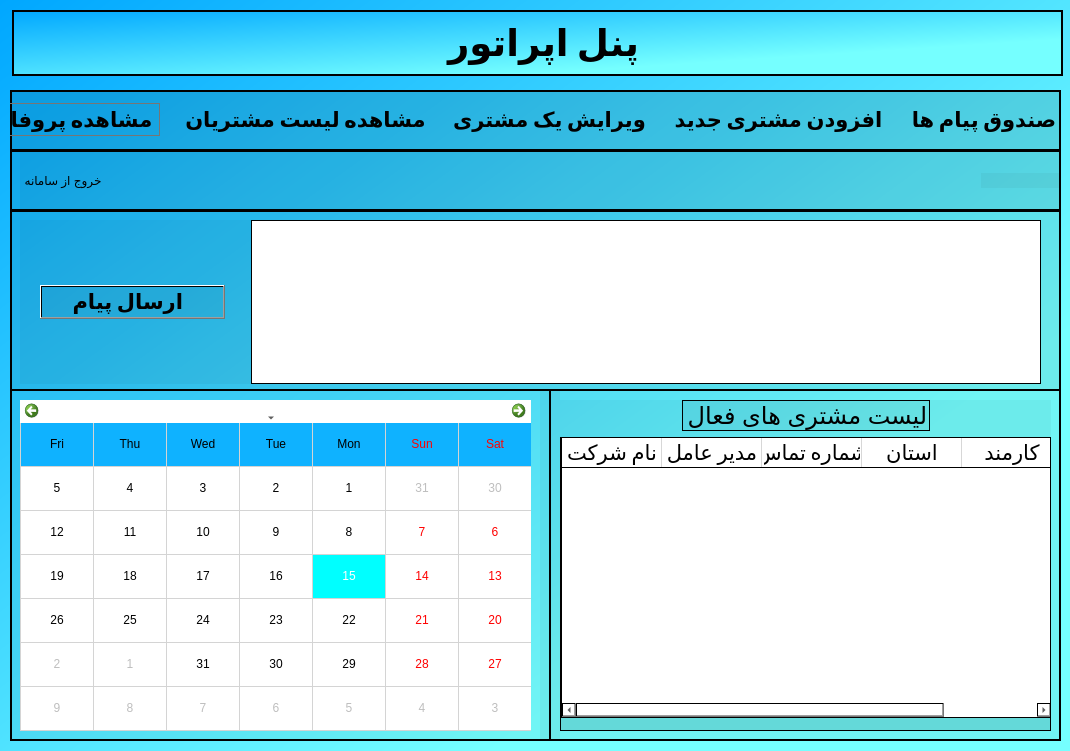
<?xml version="1.0" encoding="UTF-8"?>
<ui version="4.0">
 <class>Operator</class>
 <widget class="QDialog" name="Operator">
  <property name="geometry">
   <rect>
    <x>0</x>
    <y>0</y>
    <width>1070</width>
    <height>751</height>
   </rect>
  </property>
  <property name="minimumSize">
   <size>
    <width>1070</width>
    <height>751</height>
   </size>
  </property>
  <property name="maximumSize">
   <size>
    <width>1070</width>
    <height>751</height>
   </size>
  </property>
  <property name="font">
   <font>
    <family>Calibri</family>
    <pointsize>16</pointsize>
   </font>
  </property>
  <property name="windowTitle">
   <string>کارمند اپراتور</string>
  </property>
  <property name="windowIcon">
   <iconset>
    <normalon>:/files/icons8_change_48px.png</normalon>
   </iconset>
  </property>
  <property name="styleSheet">
   <string notr="true">background-color: qlineargradient(spread:pad, x1:0, y1:0, x2:0.739, y2:0.71, stop:0 rgba(0, 167, 255, 255), stop:1 rgba(117, 255, 255, 255));</string>
  </property>
  <widget class="QFrame" name="frame">
   <property name="geometry">
    <rect>
     <x>10</x>
     <y>90</y>
     <width>1051</width>
     <height>651</height>
    </rect>
   </property>
   <property name="styleSheet">
    <string notr="true">background-color: qlineargradient(spread:pad, x1:0, y1:0, x2:1, y2:1, stop:1 rgba(0, 0, 0, 10));</string>
   </property>
   <property name="frameShape">
    <enum>QFrame::Box</enum>
   </property>
   <property name="frameShadow">
    <enum>QFrame::Plain</enum>
   </property>
   <property name="lineWidth">
    <number>2</number>
   </property>
   <widget class="QWidget" name="layoutWidget">
    <property name="geometry">
     <rect>
      <x>550</x>
      <y>310</y>
      <width>491</width>
      <height>331</height>
     </rect>
    </property>
    <layout class="QVBoxLayout" name="verticalLayout_6">
     <item>
      <layout class="QHBoxLayout" name="horizontalLayout_6">
       <item>
        <spacer name="horizontalSpacer_9">
         <property name="orientation">
          <enum>Qt::Horizontal</enum>
         </property>
         <property name="sizeHint" stdset="0">
          <size>
           <width>40</width>
           <height>20</height>
          </size>
         </property>
        </spacer>
       </item>
       <item>
        <widget class="QLabel" name="calls_list">
         <property name="frameShape">
          <enum>QFrame::Box</enum>
         </property>
         <property name="text">
          <string>&lt;html&gt;&lt;head/&gt;&lt;body&gt;&lt;p align=&quot;center&quot;&gt;&lt;span style=&quot; font-size:18pt;&quot;&gt;لیست مشتری های فعال&lt;/span&gt;&lt;/p&gt;&lt;/body&gt;&lt;/html&gt;</string>
         </property>
        </widget>
       </item>
       <item>
        <spacer name="horizontalSpacer_10">
         <property name="orientation">
          <enum>Qt::Horizontal</enum>
         </property>
         <property name="sizeHint" stdset="0">
          <size>
           <width>40</width>
           <height>20</height>
          </size>
         </property>
        </spacer>
       </item>
      </layout>
     </item>
     <item>
      <widget class="QScrollArea" name="scrollArea">
       <property name="widgetResizable">
        <bool>true</bool>
       </property>
       <widget class="QWidget" name="scrollAreaWidgetContents">
        <property name="geometry">
         <rect>
          <x>0</x>
          <y>0</y>
          <width>487</width>
          <height>288</height>
         </rect>
        </property>
        <widget class="QTableWidget" name="activeClientTable">
         <property name="geometry">
          <rect>
           <x>0</x>
           <y>-1</y>
           <width>491</width>
           <height>281</height>
          </rect>
         </property>
         <property name="font">
          <font>
           <family>Calibri</family>
           <pointsize>12</pointsize>
          </font>
         </property>
         <property name="styleSheet">
          <string notr="true">background-color: qlineargradient(spread:pad, x1:0, y1:0, x2:1, y2:1, stop:0 rgba(255, 255, 255, 255));</string>
         </property>
         <attribute name="horizontalHeaderStretchLastSection">
          <bool>true</bool>
         </attribute>
         <column>
          <property name="text">
           <string>نام شرکت</string>
          </property>
          <property name="font">
           <font>
            <family>Calibri</family>
            <pointsize>16</pointsize>
            <kerning>false</kerning>
           </font>
          </property>
          <property name="textAlignment">
           <set>AlignCenter</set>
          </property>
          <property name="background">
           <color alpha="0">
            <red>1</red>
            <green>0</green>
            <blue>0</blue>
           </color>
          </property>
         </column>
         <column>
          <property name="text">
           <string>مدیر عامل</string>
          </property>
          <property name="font">
           <font>
            <family>Calibri</family>
            <pointsize>16</pointsize>
            <kerning>false</kerning>
           </font>
          </property>
          <property name="textAlignment">
           <set>AlignCenter</set>
          </property>
          <property name="background">
           <color alpha="0">
            <red>1</red>
            <green>0</green>
            <blue>0</blue>
           </color>
          </property>
         </column>
         <column>
          <property name="text">
           <string>شماره تماس</string>
          </property>
          <property name="font">
           <font>
            <family>Calibri</family>
            <pointsize>16</pointsize>
            <kerning>false</kerning>
           </font>
          </property>
          <property name="textAlignment">
           <set>AlignCenter</set>
          </property>
          <property name="background">
           <color alpha="0">
            <red>1</red>
            <green>0</green>
            <blue>0</blue>
           </color>
          </property>
         </column>
         <column>
          <property name="text">
           <string notr="true">استان</string>
          </property>
          <property name="font">
           <font>
            <family>Calibri</family>
            <pointsize>16</pointsize>
            <kerning>false</kerning>
           </font>
          </property>
          <property name="textAlignment">
           <set>AlignCenter</set>
          </property>
          <property name="background">
           <color alpha="0">
            <red>1</red>
            <green>0</green>
            <blue>0</blue>
           </color>
          </property>
         </column>
         <column>
          <property name="text">
           <string>کارمند</string>
          </property>
          <property name="font">
           <font>
            <family>Calibri</family>
            <pointsize>16</pointsize>
           </font>
          </property>
          <property name="background">
           <color>
            <red>1</red>
            <green>0</green>
            <blue>0</blue>
           </color>
          </property>
         </column>
        </widget>
       </widget>
      </widget>
     </item>
    </layout>
   </widget>
   <widget class="QCalendarWidget" name="calendarWidget">
    <property name="geometry">
     <rect>
      <x>10</x>
      <y>310</y>
      <width>511</width>
      <height>331</height>
     </rect>
    </property>
    <property name="layoutDirection">
     <enum>Qt::RightToLeft</enum>
    </property>
    <property name="styleSheet">
     <string notr="true">background-color: rgb(255, 255, 255);
selection-background-color: rgb(0, 255, 255);
alternate-background-color: rgb(15, 178, 255);</string>
    </property>
    <property name="firstDayOfWeek">
     <enum>Qt::Saturday</enum>
    </property>
    <property name="gridVisible">
     <bool>true</bool>
    </property>
    <property name="selectionMode">
     <enum>QCalendarWidget::SingleSelection</enum>
    </property>
    <property name="horizontalHeaderFormat">
     <enum>QCalendarWidget::ShortDayNames</enum>
    </property>
    <property name="verticalHeaderFormat">
     <enum>QCalendarWidget::NoVerticalHeader</enum>
    </property>
    <property name="navigationBarVisible">
     <bool>true</bool>
    </property>
    <property name="dateEditEnabled">
     <bool>true</bool>
    </property>
   </widget>
   <widget class="QFrame" name="frame_2">
    <property name="geometry">
     <rect>
      <x>0</x>
      <y>0</y>
      <width>1051</width>
      <height>61</height>
     </rect>
    </property>
    <property name="frameShape">
     <enum>QFrame::Box</enum>
    </property>
    <property name="frameShadow">
     <enum>QFrame::Plain</enum>
    </property>
    <property name="lineWidth">
     <number>2</number>
    </property>
    <widget class="QWidget" name="layoutWidget">
     <property name="geometry">
      <rect>
       <x>-30</x>
       <y>0</y>
       <width>1081</width>
       <height>61</height>
      </rect>
     </property>
     <property name="styleSheet">
      <string notr="true">background-color: qlineargradient(spread:pad, x1:0, y1:0, x2:1, y2:1, stop:1 rgba(0, 0, 0, 10));</string>
     </property>
     <layout class="QHBoxLayout" name="horizontalLayout_2">
      <item>
       <widget class="QPushButton" name="see_prof">
        <property name="font">
         <font>
          <family>Calibri</family>
          <pointsize>16</pointsize>
          <weight>75</weight>
          <bold>true</bold>
         </font>
        </property>
        <property name="cursor">
         <cursorShape>PointingHandCursor</cursorShape>
        </property>
        <property name="toolTip">
         <string>&lt;html&gt;&lt;head/&gt;&lt;body&gt;&lt;p align=&quot;center&quot;&gt;&lt;span style=&quot; font-size:6pt;&quot;&gt;برای مشاهده اطلاعات شخصیتان کیلک کنید&lt;/span&gt;&lt;/p&gt;&lt;/body&gt;&lt;/html&gt;</string>
        </property>
        <property name="layoutDirection">
         <enum>Qt::LeftToRight</enum>
        </property>
        <property name="text">
         <string>مشاهده پروفایل </string>
        </property>
        <property name="icon">
         <iconset resource="resources.qrc">
          <normaloff>:/files/icons8_customer_support_40px.png</normaloff>:/files/icons8_customer_support_40px.png</iconset>
        </property>
        <property name="iconSize">
         <size>
          <width>27</width>
          <height>27</height>
         </size>
        </property>
        <property name="checkable">
         <bool>false</bool>
        </property>
        <property name="autoRepeat">
         <bool>false</bool>
        </property>
        <property name="autoRepeatDelay">
         <number>300</number>
        </property>
        <property name="flat">
         <bool>true</bool>
        </property>
       </widget>
      </item>
      <item>
       <spacer name="horizontalSpacer_13">
        <property name="orientation">
         <enum>Qt::Horizontal</enum>
        </property>
        <property name="sizeType">
         <enum>QSizePolicy::Maximum</enum>
        </property>
        <property name="sizeHint" stdset="0">
         <size>
          <width>40</width>
          <height>20</height>
         </size>
        </property>
       </spacer>
      </item>
      <item>
       <widget class="QPushButton" name="see_clt">
        <property name="font">
         <font>
          <family>Calibri</family>
          <pointsize>16</pointsize>
          <weight>75</weight>
          <bold>true</bold>
         </font>
        </property>
        <property name="cursor">
         <cursorShape>PointingHandCursor</cursorShape>
        </property>
        <property name="toolTip">
         <string>&lt;html&gt;&lt;head/&gt;&lt;body&gt;&lt;p align=&quot;center&quot;&gt;&lt;span style=&quot; font-size:6pt;&quot;&gt;.برای مشاهده لیست مشترین کیلک کنید&lt;/span&gt;&lt;/p&gt;&lt;/body&gt;&lt;/html&gt;</string>
        </property>
        <property name="layoutDirection">
         <enum>Qt::LeftToRight</enum>
        </property>
        <property name="text">
         <string>مشاهده لیست مشتریان</string>
        </property>
        <property name="icon">
         <iconset resource="resources.qrc">
          <normaloff>:/files/icons8_profile_100px.png</normaloff>:/files/icons8_profile_100px.png</iconset>
        </property>
        <property name="iconSize">
         <size>
          <width>35</width>
          <height>35</height>
         </size>
        </property>
        <property name="checkable">
         <bool>false</bool>
        </property>
        <property name="autoRepeat">
         <bool>false</bool>
        </property>
        <property name="autoRepeatDelay">
         <number>300</number>
        </property>
        <property name="flat">
         <bool>true</bool>
        </property>
       </widget>
      </item>
      <item>
       <spacer name="horizontalSpacer_15">
        <property name="orientation">
         <enum>Qt::Horizontal</enum>
        </property>
        <property name="sizeType">
         <enum>QSizePolicy::Maximum</enum>
        </property>
        <property name="sizeHint" stdset="0">
         <size>
          <width>40</width>
          <height>20</height>
         </size>
        </property>
       </spacer>
      </item>
      <item>
       <widget class="QPushButton" name="Del_clt">
        <property name="font">
         <font>
          <family>Calibri</family>
          <pointsize>16</pointsize>
          <weight>75</weight>
          <bold>true</bold>
         </font>
        </property>
        <property name="cursor">
         <cursorShape>PointingHandCursor</cursorShape>
        </property>
        <property name="toolTip">
         <string>&lt;html&gt;&lt;head/&gt;&lt;body&gt;&lt;p align=&quot;center&quot;&gt;&lt;span style=&quot; font-size:6pt;&quot;&gt;.برای ویرایش اطلاعات یک کلیک کنید&lt;/span&gt;&lt;/p&gt;&lt;/body&gt;&lt;/html&gt;</string>
        </property>
        <property name="layoutDirection">
         <enum>Qt::LeftToRight</enum>
        </property>
        <property name="text">
         <string>ویرایش یک مشتری</string>
        </property>
        <property name="icon">
         <iconset resource="resources.qrc">
          <normaloff>:/files/icons8_edit_64px.png</normaloff>:/files/icons8_edit_64px.png</iconset>
        </property>
        <property name="iconSize">
         <size>
          <width>25</width>
          <height>25</height>
         </size>
        </property>
        <property name="checkable">
         <bool>false</bool>
        </property>
        <property name="autoRepeat">
         <bool>false</bool>
        </property>
        <property name="autoRepeatDelay">
         <number>300</number>
        </property>
        <property name="flat">
         <bool>true</bool>
        </property>
       </widget>
      </item>
      <item>
       <spacer name="horizontalSpacer_16">
        <property name="orientation">
         <enum>Qt::Horizontal</enum>
        </property>
        <property name="sizeType">
         <enum>QSizePolicy::Maximum</enum>
        </property>
        <property name="sizeHint" stdset="0">
         <size>
          <width>40</width>
          <height>20</height>
         </size>
        </property>
       </spacer>
      </item>
      <item>
       <widget class="QPushButton" name="Add_clt">
        <property name="font">
         <font>
          <family>Calibri</family>
          <pointsize>16</pointsize>
          <weight>75</weight>
          <bold>true</bold>
         </font>
        </property>
        <property name="cursor">
         <cursorShape>PointingHandCursor</cursorShape>
        </property>
        <property name="toolTip">
         <string>&lt;html&gt;&lt;head/&gt;&lt;body&gt;&lt;p align=&quot;center&quot;&gt;&lt;span style=&quot; font-size:6pt;&quot;&gt;برای افزودن یک مشتری جدید کلیک کنید.&lt;/span&gt;&lt;/p&gt;&lt;/body&gt;&lt;/html&gt;</string>
        </property>
        <property name="layoutDirection">
         <enum>Qt::LeftToRight</enum>
        </property>
        <property name="text">
         <string>افزودن مشتری جدید</string>
        </property>
        <property name="icon">
         <iconset resource="resources.qrc">
          <normaloff>:/files/icons8_add_new_100px.png</normaloff>:/files/icons8_add_new_100px.png</iconset>
        </property>
        <property name="iconSize">
         <size>
          <width>35</width>
          <height>35</height>
         </size>
        </property>
        <property name="checkable">
         <bool>false</bool>
        </property>
        <property name="autoRepeat">
         <bool>false</bool>
        </property>
        <property name="autoRepeatDelay">
         <number>300</number>
        </property>
        <property name="autoDefault">
         <bool>false</bool>
        </property>
        <property name="default">
         <bool>false</bool>
        </property>
        <property name="flat">
         <bool>true</bool>
        </property>
       </widget>
      </item>
      <item>
       <spacer name="horizontalSpacer_17">
        <property name="orientation">
         <enum>Qt::Horizontal</enum>
        </property>
        <property name="sizeType">
         <enum>QSizePolicy::Maximum</enum>
        </property>
        <property name="sizeHint" stdset="0">
         <size>
          <width>40</width>
          <height>20</height>
         </size>
        </property>
       </spacer>
      </item>
      <item>
       <spacer name="horizontalSpacer_12">
        <property name="orientation">
         <enum>Qt::Horizontal</enum>
        </property>
        <property name="sizeType">
         <enum>QSizePolicy::Maximum</enum>
        </property>
        <property name="sizeHint" stdset="0">
         <size>
          <width>20</width>
          <height>20</height>
         </size>
        </property>
       </spacer>
      </item>
      <item>
       <widget class="QPushButton" name="Inbox">
        <property name="font">
         <font>
          <family>Calibri</family>
          <pointsize>16</pointsize>
          <weight>75</weight>
          <bold>true</bold>
         </font>
        </property>
        <property name="cursor">
         <cursorShape>PointingHandCursor</cursorShape>
        </property>
        <property name="toolTip">
         <string>&lt;html&gt;&lt;head/&gt;&lt;body&gt;&lt;p align=&quot;center&quot;&gt;&lt;span style=&quot; font-size:6pt;&quot;&gt;.برای ویرایش اطلاعات یک کلیک کنید&lt;/span&gt;&lt;/p&gt;&lt;/body&gt;&lt;/html&gt;</string>
        </property>
        <property name="layoutDirection">
         <enum>Qt::LeftToRight</enum>
        </property>
        <property name="text">
         <string>صندوق پیام ها</string>
        </property>
        <property name="icon">
         <iconset resource="resources.qrc">
          <normaloff>:/files/icons8_secured_letter_64px.png</normaloff>:/files/icons8_secured_letter_64px.png</iconset>
        </property>
        <property name="iconSize">
         <size>
          <width>23</width>
          <height>23</height>
         </size>
        </property>
        <property name="checkable">
         <bool>false</bool>
        </property>
        <property name="autoRepeat">
         <bool>false</bool>
        </property>
        <property name="autoRepeatDelay">
         <number>300</number>
        </property>
        <property name="flat">
         <bool>true</bool>
        </property>
       </widget>
      </item>
     </layout>
    </widget>
   </widget>
   <widget class="QFrame" name="frame_3">
    <property name="geometry">
     <rect>
      <x>0</x>
      <y>60</y>
      <width>1051</width>
      <height>61</height>
     </rect>
    </property>
    <property name="frameShape">
     <enum>QFrame::Box</enum>
    </property>
    <property name="frameShadow">
     <enum>QFrame::Plain</enum>
    </property>
    <property name="lineWidth">
     <number>2</number>
    </property>
    <widget class="QWidget" name="layoutWidget">
     <property name="geometry">
      <rect>
       <x>10</x>
       <y>0</y>
       <width>1041</width>
       <height>61</height>
      </rect>
     </property>
     <property name="styleSheet">
      <string notr="true">background-color: qlineargradient(spread:pad, x1:0, y1:0, x2:1, y2:1, stop:1 rgba(0, 0, 0, 10));</string>
     </property>
     <layout class="QHBoxLayout" name="horizontalLayout_3">
      <item>
       <widget class="QPushButton" name="logout">
        <property name="maximumSize">
         <size>
          <width>200</width>
          <height>16777215</height>
         </size>
        </property>
        <property name="cursor">
         <cursorShape>PointingHandCursor</cursorShape>
        </property>
        <property name="text">
         <string>خروج از سامانه</string>
        </property>
        <property name="icon">
         <iconset resource="resources.qrc">
          <normaloff>:/files/icons8_shutdown_64px.png</normaloff>:/files/icons8_shutdown_64px.png</iconset>
        </property>
        <property name="iconSize">
         <size>
          <width>25</width>
          <height>25</height>
         </size>
        </property>
        <property name="flat">
         <bool>true</bool>
        </property>
       </widget>
      </item>
      <item>
       <spacer name="horizontalSpacer">
        <property name="orientation">
         <enum>Qt::Horizontal</enum>
        </property>
        <property name="sizeHint" stdset="0">
         <size>
          <width>40</width>
          <height>20</height>
         </size>
        </property>
       </spacer>
      </item>
      <item>
       <widget class="QLabel" name="time">
        <property name="minimumSize">
         <size>
          <width>80</width>
          <height>15</height>
         </size>
        </property>
        <property name="maximumSize">
         <size>
          <width>80</width>
          <height>15</height>
         </size>
        </property>
        <property name="font">
         <font>
          <pointsize>10</pointsize>
          <weight>75</weight>
          <bold>true</bold>
         </font>
        </property>
        <property name="text">
         <string/>
        </property>
       </widget>
      </item>
     </layout>
    </widget>
   </widget>
   <widget class="QFrame" name="frame_4">
    <property name="geometry">
     <rect>
      <x>0</x>
      <y>120</y>
      <width>1051</width>
      <height>181</height>
     </rect>
    </property>
    <property name="styleSheet">
     <string notr="true">background-color: qlineargradient(spread:pad, x1:0, y1:0, x2:1, y2:1, stop:1 rgba(0, 0, 0, 10));</string>
    </property>
    <property name="frameShape">
     <enum>QFrame::Box</enum>
    </property>
    <property name="frameShadow">
     <enum>QFrame::Plain</enum>
    </property>
    <property name="lineWidth">
     <number>2</number>
    </property>
    <widget class="QWidget" name="layoutWidget">
     <property name="geometry">
      <rect>
       <x>10</x>
       <y>10</y>
       <width>1021</width>
       <height>164</height>
      </rect>
     </property>
     <layout class="QHBoxLayout" name="horizontalLayout_4">
      <item>
       <spacer name="horizontalSpacer_4">
        <property name="orientation">
         <enum>Qt::Horizontal</enum>
        </property>
        <property name="sizeType">
         <enum>QSizePolicy::Maximum</enum>
        </property>
        <property name="sizeHint" stdset="0">
         <size>
          <width>20</width>
          <height>20</height>
         </size>
        </property>
       </spacer>
      </item>
      <item>
       <widget class="QPushButton" name="see_prof_2">
        <property name="font">
         <font>
          <family>Calibri</family>
          <pointsize>16</pointsize>
          <weight>75</weight>
          <bold>true</bold>
         </font>
        </property>
        <property name="cursor">
         <cursorShape>PointingHandCursor</cursorShape>
        </property>
        <property name="toolTip">
         <string>&lt;html&gt;&lt;head/&gt;&lt;body&gt;&lt;p&gt;برای افزودن کارمند جدید کلیک کنید.&lt;/p&gt;&lt;/body&gt;&lt;/html&gt;</string>
        </property>
        <property name="layoutDirection">
         <enum>Qt::LeftToRight</enum>
        </property>
        <property name="text">
         <string>      ارسال پیام        </string>
        </property>
        <property name="icon">
         <iconset resource="resources.qrc">
          <normaloff>:/files/icons8_group_message_64px.png</normaloff>:/files/icons8_group_message_64px.png</iconset>
        </property>
        <property name="iconSize">
         <size>
          <width>25</width>
          <height>25</height>
         </size>
        </property>
        <property name="checkable">
         <bool>false</bool>
        </property>
        <property name="autoRepeat">
         <bool>false</bool>
        </property>
        <property name="autoRepeatDelay">
         <number>300</number>
        </property>
        <property name="flat">
         <bool>false</bool>
        </property>
       </widget>
      </item>
      <item>
       <spacer name="horizontalSpacer_5">
        <property name="orientation">
         <enum>Qt::Horizontal</enum>
        </property>
        <property name="sizeType">
         <enum>QSizePolicy::Maximum</enum>
        </property>
        <property name="sizeHint" stdset="0">
         <size>
          <width>20</width>
          <height>20</height>
         </size>
        </property>
       </spacer>
      </item>
      <item>
       <layout class="QVBoxLayout" name="verticalLayout_8">
        <item>
         <widget class="QTextEdit" name="messageText">
          <property name="enabled">
           <bool>true</bool>
          </property>
          <property name="minimumSize">
           <size>
            <width>650</width>
            <height>0</height>
           </size>
          </property>
          <property name="styleSheet">
           <string notr="true">background-color: qlineargradient(spread:pad, x1:0, y1:0, x2:1, y2:1, stop:0 rgba(255, 255, 255, 255));</string>
          </property>
         </widget>
        </item>
       </layout>
      </item>
     </layout>
    </widget>
   </widget>
   <widget class="Line" name="line">
    <property name="geometry">
     <rect>
      <x>530</x>
      <y>300</y>
      <width>20</width>
      <height>351</height>
     </rect>
    </property>
    <property name="frameShadow">
     <enum>QFrame::Plain</enum>
    </property>
    <property name="lineWidth">
     <number>2</number>
    </property>
    <property name="orientation">
     <enum>Qt::Vertical</enum>
    </property>
   </widget>
  </widget>
  <widget class="QLabel" name="Boss_title">
   <property name="geometry">
    <rect>
     <x>12</x>
     <y>10</y>
     <width>1051</width>
     <height>66</height>
    </rect>
   </property>
   <property name="font">
    <font>
     <family>Calibri</family>
     <pointsize>40</pointsize>
     <weight>75</weight>
     <bold>true</bold>
    </font>
   </property>
   <property name="focusPolicy">
    <enum>Qt::ClickFocus</enum>
   </property>
   <property name="frameShape">
    <enum>QFrame::Box</enum>
   </property>
   <property name="lineWidth">
    <number>2</number>
   </property>
   <property name="text">
    <string>&lt;html&gt;&lt;head/&gt;&lt;body&gt;&lt;p align=&quot;center&quot;&gt;&lt;span style=&quot; font-size:28pt;&quot;&gt;پنل اپراتور&lt;/span&gt;&lt;/p&gt;&lt;/body&gt;&lt;/html&gt;</string>
   </property>
  </widget>
 </widget>
 <resources>
  <include location="resources.qrc"/>
 </resources>
 <connections/>
</ui>
